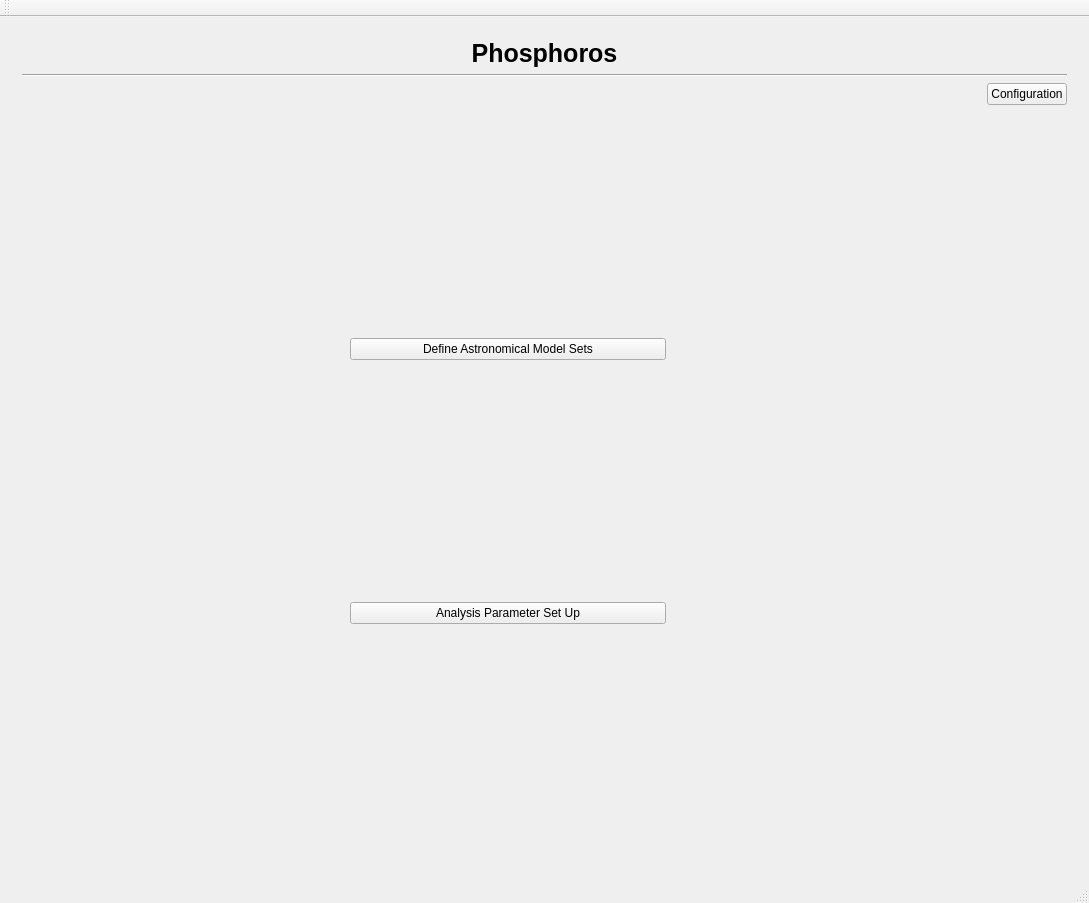
<?xml version="1.0" encoding="UTF-8"?>
<ui version="4.0">
 <class>MainWindow</class>
 <widget class="QMainWindow" name="MainWindow">
  <property name="geometry">
   <rect>
    <x>0</x>
    <y>0</y>
    <width>1089</width>
    <height>903</height>
   </rect>
  </property>
  <property name="windowTitle">
   <string>Phosphoros</string>
  </property>
  <widget class="QWidget" name="centralWidget">
   <layout class="QVBoxLayout" name="verticalLayout_11">
    <item>
     <widget class="QStackedWidget" name="mainStackedWidget">
      <property name="currentIndex">
       <number>0</number>
      </property>
      <widget class="QWidget" name="page">
       <layout class="QVBoxLayout" name="verticalLayout_2">
        <item>
         <widget class="QLabel" name="label">
          <property name="font">
           <font>
            <pointsize>19</pointsize>
            <weight>75</weight>
            <bold>true</bold>
           </font>
          </property>
          <property name="text">
           <string>Phosphoros</string>
          </property>
          <property name="alignment">
           <set>Qt::AlignCenter</set>
          </property>
         </widget>
        </item>
        <item>
         <widget class="Line" name="line">
          <property name="orientation">
           <enum>Qt::Horizontal</enum>
          </property>
         </widget>
        </item>
        <item>
         <layout class="QHBoxLayout" name="horizontalLayout">
          <item>
           <widget class="QLabel" name="label_29">
            <property name="text">
             <string/>
            </property>
            <property name="pixmap">
             <pixmap resource="PhUIResources.qrc">:/logoPhUI.png</pixmap>
            </property>
           </widget>
          </item>
          <item>
           <spacer name="horizontalSpacer_2">
            <property name="orientation">
             <enum>Qt::Horizontal</enum>
            </property>
            <property name="sizeHint" stdset="0">
             <size>
              <width>40</width>
              <height>20</height>
             </size>
            </property>
           </spacer>
          </item>
          <item>
           <layout class="QVBoxLayout" name="verticalLayout_3">
            <item>
             <spacer name="horizontalSpacer_3">
              <property name="orientation">
               <enum>Qt::Horizontal</enum>
              </property>
              <property name="sizeHint" stdset="0">
               <size>
                <width>40</width>
                <height>20</height>
               </size>
              </property>
             </spacer>
            </item>
            <item>
             <spacer name="verticalSpacer_2">
              <property name="orientation">
               <enum>Qt::Vertical</enum>
              </property>
              <property name="sizeHint" stdset="0">
               <size>
                <width>20</width>
                <height>40</height>
               </size>
              </property>
             </spacer>
            </item>
            <item>
             <widget class="QPushButton" name="btn_HomeToModel">
              <property name="text">
               <string>Define Astronomical Model Sets</string>
              </property>
             </widget>
            </item>
            <item>
             <spacer name="verticalSpacer">
              <property name="orientation">
               <enum>Qt::Vertical</enum>
              </property>
              <property name="sizeHint" stdset="0">
               <size>
                <width>20</width>
                <height>40</height>
               </size>
              </property>
             </spacer>
            </item>
            <item>
             <widget class="QPushButton" name="btn_HomeToAnalysis">
              <property name="text">
               <string>Analysis Parameter Set Up</string>
              </property>
             </widget>
            </item>
            <item>
             <spacer name="verticalSpacer_3">
              <property name="orientation">
               <enum>Qt::Vertical</enum>
              </property>
              <property name="sizeHint" stdset="0">
               <size>
                <width>20</width>
                <height>40</height>
               </size>
              </property>
             </spacer>
            </item>
           </layout>
          </item>
          <item>
           <spacer name="horizontalSpacer">
            <property name="orientation">
             <enum>Qt::Horizontal</enum>
            </property>
            <property name="sizeHint" stdset="0">
             <size>
              <width>40</width>
              <height>20</height>
             </size>
            </property>
           </spacer>
          </item>
          <item>
           <layout class="QVBoxLayout" name="verticalLayout_4">
            <item>
             <widget class="QPushButton" name="btn_HomeToOption">
              <property name="text">
               <string>Configuration</string>
              </property>
             </widget>
            </item>
            <item>
             <spacer name="verticalSpacer_5">
              <property name="orientation">
               <enum>Qt::Vertical</enum>
              </property>
              <property name="sizeHint" stdset="0">
               <size>
                <width>20</width>
                <height>40</height>
               </size>
              </property>
             </spacer>
            </item>
           </layout>
          </item>
         </layout>
        </item>
       </layout>
      </widget>
      <widget class="QWidget" name="page_2">
       <layout class="QVBoxLayout" name="verticalLayout_6">
        <item>
         <widget class="FormModelSet" name="widget_ModelSet" native="true"/>
        </item>
       </layout>
      </widget>
      <widget class="QWidget" name="page_3">
       <layout class="QVBoxLayout" name="verticalLayout_8">
        <item>
         <widget class="FormSurveyMapping" name="widget_SurveyMapping" native="true"/>
        </item>
       </layout>
      </widget>
      <widget class="QWidget" name="page_6">
       <layout class="QVBoxLayout" name="verticalLayout_28">
        <item>
         <widget class="FormAuxDataManagement" name="widget_AuxDataManagement" native="true"/>
        </item>
       </layout>
      </widget>
      <widget class="QWidget" name="page_5">
       <layout class="QVBoxLayout" name="verticalLayout_26">
        <item>
         <widget class="FormAnalysis" name="widget_Analysis" native="true"/>
        </item>
       </layout>
      </widget>
     </widget>
    </item>
   </layout>
  </widget>
  <widget class="QMenuBar" name="menuBar">
   <property name="geometry">
    <rect>
     <x>0</x>
     <y>0</y>
     <width>1089</width>
     <height>27</height>
    </rect>
   </property>
  </widget>
  <widget class="QToolBar" name="mainToolBar">
   <attribute name="toolBarArea">
    <enum>TopToolBarArea</enum>
   </attribute>
   <attribute name="toolBarBreak">
    <bool>false</bool>
   </attribute>
  </widget>
  <widget class="QStatusBar" name="statusBar"/>
 </widget>
 <layoutdefault spacing="6" margin="11"/>
 <customwidgets>
  <customwidget>
   <class>FormSurveyMapping</class>
   <extends>QWidget</extends>
   <header>QtUI/FormSurveyMapping.h</header>
   <container>1</container>
  </customwidget>
  <customwidget>
   <class>FormModelSet</class>
   <extends>QWidget</extends>
   <header>QtUI/FormModelSet.h</header>
   <container>1</container>
  </customwidget>
  <customwidget>
   <class>FormAnalysis</class>
   <extends>QWidget</extends>
   <header>QtUI/FormAnalysis.h</header>
   <container>1</container>
  </customwidget>
  <customwidget>
   <class>FormAuxDataManagement</class>
   <extends>QWidget</extends>
   <header>QtUI/FormAuxDataManagement.h</header>
   <container>1</container>
  </customwidget>
 </customwidgets>
 <resources>
  <include location="PhUIResources.qrc"/>
 </resources>
 <connections/>
</ui>
